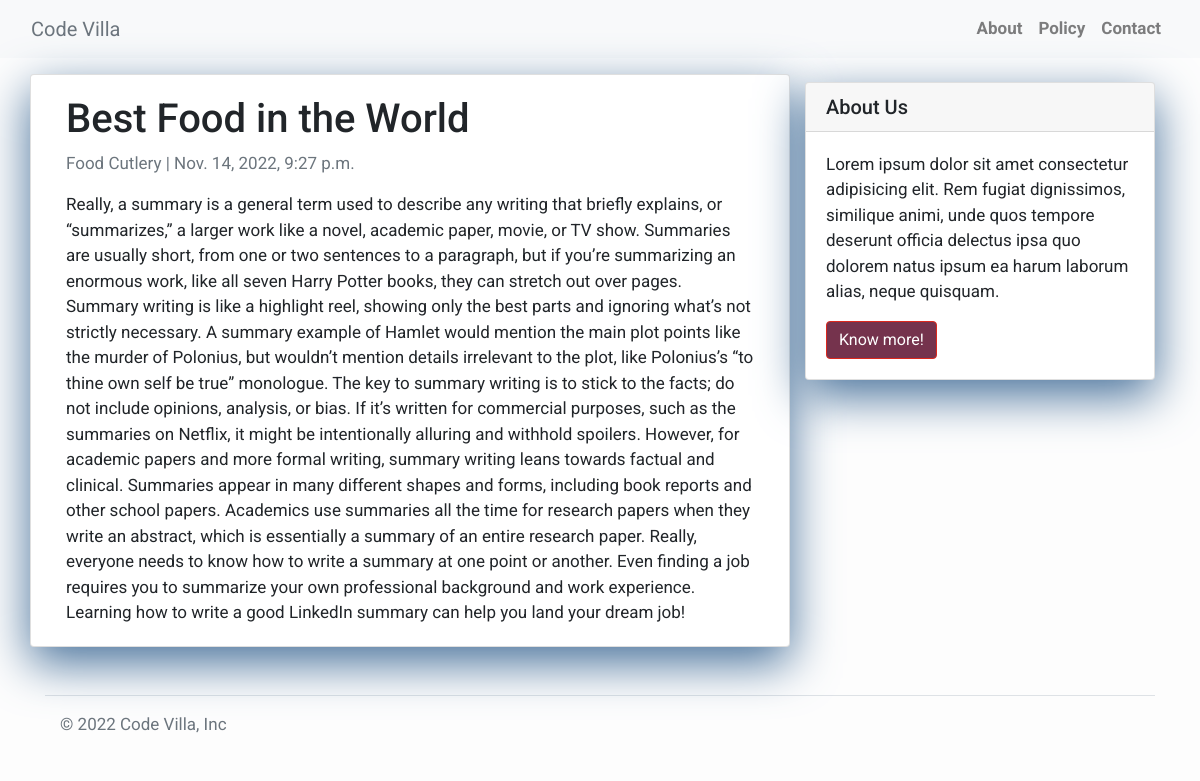
Screenshot of /post_detail/6 with the database file from the repository.
### blog/models.py (models this page shows, shortened)
class Post(models.Model):
    title = models.CharField(max_length=200)
    authur = models.CharField(max_length=100)
    date_updated = models.DateTimeField(auto_now=True)
    date_created = models.DateTimeField(auto_now_add=True)
    content = models.TextField()
    status = models.IntegerField(choices= STATUS, default=0)
    class Meta():
        ordering =['-date_created']

### blog/views.py (the view)
# urls.py: path('post_detail/<int:pk>', PostDetailView.as_view(), name = 'post_detail')
class PostDetailView(DetailView):
    model = Post
    template_name = 'blog/post_detail.html'

### blog/templates/blog/post_detail.html
{% extends 'blog/base.html' %}
{% block content %}
<div class="container">
  <div class="row">
    <div class="col-md-8 card mb-4  mt-3 left  top">
      <div class="card-body">
        <h1>{% block title %} {{ object.title }} {% endblock title %}</h1>
        <p class=" text-muted">{{ post.authur }} | {{ post.date_created }}</p>
        <p class="card-text ">{{ object.content | safe }}</p>
      </div>
    </div>
    {% block sidebar %} {% include 'blog/sidebar.html' %} {% endblock sidebar %}
  </div>
</div>
{% endblock content %}

### blog/templates/blog/base.html (style rules this page uses)
body { font-family: "Roboto", sans-serif; font-size: 17px; background-color: #fdfdfd; }

### blog/templates/blog/sidebar.html (style rules this page uses)
.card { box-shadow: 0 16px 48px #46709a; }

### rows the page displays
Post: title "Best Food in the World", authur "Food Cutlery", date_created "Nov. 14, 2022, 9:27 p.m.", content "Really, a summary is a general term used to describe any writing that briefly explains, or “summarizes,” a larger work like a novel, academic paper, movie, or TV show. Summaries are usually short, from one or two sentences to a paragraph, but if you’re summarizing an enormous work, like all seven Harry Potter books, they can stretch out over pages. Summary writing is like a highlight reel, showing only the best parts and ignoring what’s not strictly necessary. A summary example of Hamlet would mention the main plot points like the murder of Polonius, but wouldn’t mention details irrelevant to the plot, like Polonius’s “to thine own self be true” monologue. The key to summary writing is to…"
